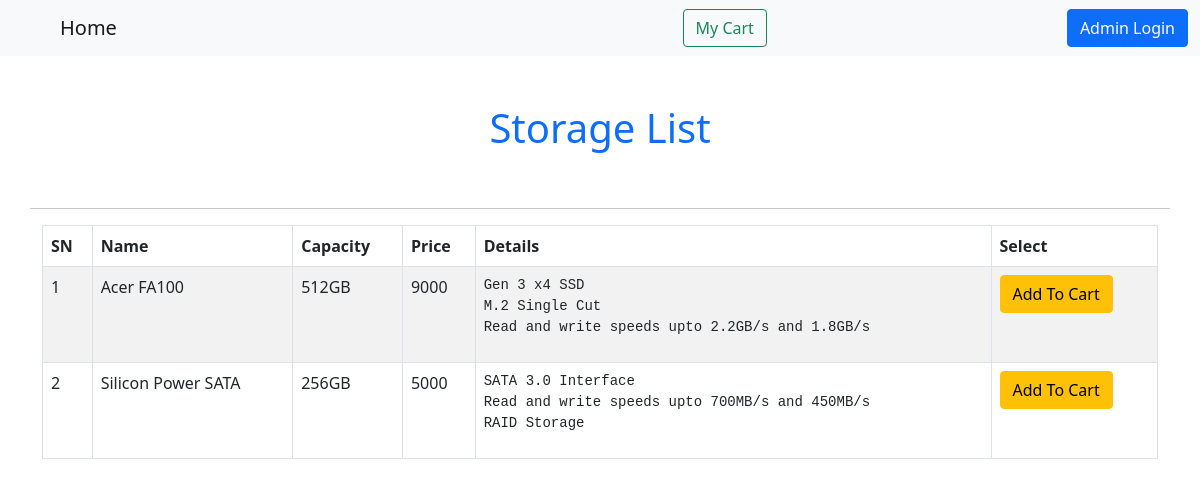
Page /storage_list.php on the committed database.
### tables this page shows
CREATE TABLE `storage` (
  `s_id` int(11) NOT NULL,
  `s_name` varchar(255) NOT NULL,
  `s_capacity` varchar(15) NOT NULL,
  `s_price` int(11) NOT NULL,
  `s_details` varchar(255) NOT NULL
);

### storage_list.php (the view, shortened to what this page needs)
<?php
include_once 'header.php';
?>
<!DOCTYPE html>
<html lang="en">
<head>
    <link rel="stylesheet" href="css/bootstrap.min.css">
    <link rel="stylesheet" href="css/style.css">
</head>
<body>
    <div class="container">
    <div class="row">
        <div class="">
            <h1 class="text-center py-5 text-primary">Storage List</h1>
        </div>
  <hr>
  </div>
  <table class="table table-striped table-bordered" >
  <thead>
    <tr>
      <th>SN</th>
      <th>Name</th>
      <th>Capacity</th>
      <th>Price</th>
      <th>Details</th>
      <th>Select</th>
    </tr>
  </thead>
  <tbody>
  <?php
include_once 'admin/dbconn.php';
$select = "SELECT * FROM storage";
$run = mysqli_query($conn,$select);
while($row_storage = mysqli_fetch_array($run)){
    $s_id = $row_storage['s_id'];
    $s_name = $row_storage['s_name'];
    $s_capacity = $row_storage['s_capacity'];
    $s_price = $row_storage['s_price'];
    $s_details = $row_storage['s_details'];
  ?>
    <tr>
    <form action="" method="post">
      <td><?php echo $s_id; ?></td>
      <td><?php echo $s_name; ?></td>
      <td><?php echo $s_capacity; ?></td>
      <td><?php echo $s_price; ?></td>
      <td><?php echo "<pre>".$s_details."</pre>"; ?></td>
      <td><input type="submit" value="Add To Cart" name="add_to_cart" class="btn btn-warning btn-block "></td>
      </form>
    </tr>
<?php  } ?>
  </tbody>
</table>
</div>
</body>
</html>

### css/style.css (style rules this page uses)
* { margin: 0; padding: 0; }

### rows in the picture
storage: s_id "1", s_name "Acer FA100", s_capacity "512GB", s_price "9000", s_details "Gen 3 x4 SSD M.2 Single Cut Read and write speeds upto 2.2GB/s and 1.8GB/s"
storage: s_id "2", s_name "Silicon Power SATA", s_capacity "256GB", s_price "5000", s_details "SATA 3.0 Interface Read and write speeds upto 700MB/s and 450MB/s RAID Storage"
